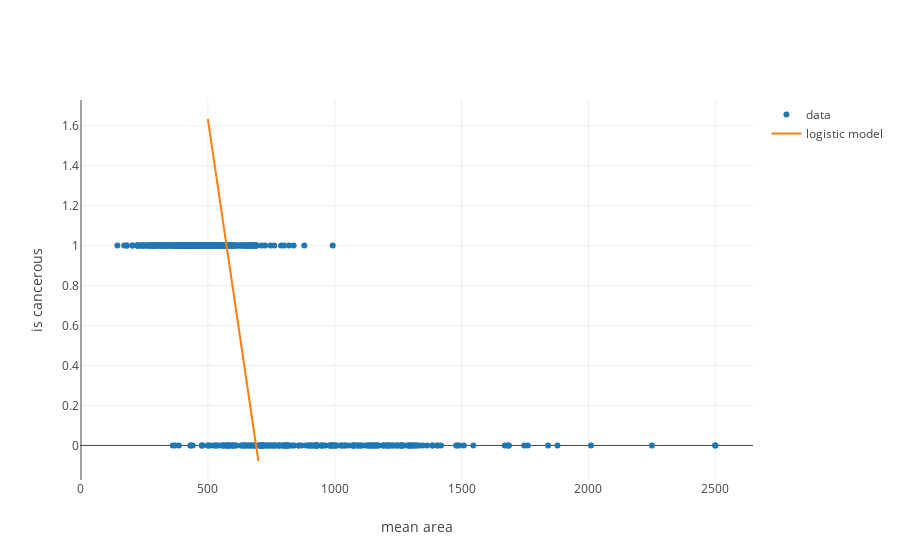

The cell this chart's notebook holds for it:
### Markdown cell above
So this the loss function we use for logistic regression.  The process of fitting our line now just uses gradient descent - like we saw in linear regression.  That is we try different parameters for our hypothesis function, input them into our logistic cost function, and choose the hypothesis function that minimizes our cost function.

### Code cell
from graph import trace_values, plot

mean_area = df['mean area']
y = df['is_cancerous']

data_trace = trace_values(mean_area, y)

lin_predictions_trace = trace_values(x_inputs.flatten(), lin_predictions, mode = 'lines', name = 'linear model')
logisitic_predictions_trace = trace_values(x_inputs_log.flatten(), logistic_predictions, mode = 'lines', name = 'logistic model')


plot([data_trace,  logisitic_predictions_trace], {'xaxis': {'title': 'mean area'}, 'yaxis': {'title': 'is cancerous'}})

### Figure 1 — Plotly figure (JSON) as saved in the notebook; plotly's stock layout.template omitted (floating-point values rounded to 4 significant figures; data arrays with more than 128 entries replaced by an {"elided": "..."} marker saying what was removed)
{"data": [{"mode": "markers", "name": "data", "text": [], "type": "scatter", "uid": "15a240d5-1977-46a0-981a-9b0a8eee8112", "x": {"elided": "569 float values"}, "y": {"elided": "569 int values"}}, {"mode": "lines", "name": "logistic model", "text": [], "type": "scatter", "uid": "32df1747-d94a-40cb-8f93-11330f587456", "x": {"elided": "200 int values"}, "y": {"elided": "200 float values"}}], "layout": {"autosize": true, "xaxis": {"autorange": true, "range": [-16.14, 2661.0], "title": {"text": "mean area"}, "type": "linear"}, "yaxis": {"autorange": true, "range": [-0.1729, 1.729], "title": {"text": "is cancerous"}, "type": "linear"}}}
